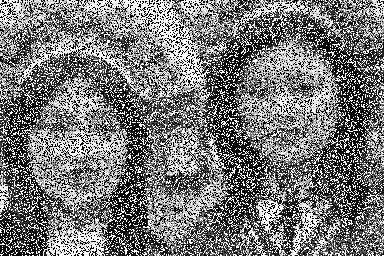
//> input picture saltnpepper.png, 384 x 256 px
$ ./3_Blur   (built with g++ and OpenCV 4)
//> lines starting //> are read from the running program, lines starting //| are printed output that depends on the picture
#include <opencv2/opencv.hpp>

using namespace cv;
using namespace std;

// [41 lines of commented-out code are left out]
int main()
{
	Mat image = imread("saltnpepper.png", 0);
//> image is the input picture: 256 rows x 384 cols, CV_8UC1; min 0, max 255, mean 120.1
	imshow("input", image);
	Mat mf1, mf2;

	medianBlur(image, mf1, 3);
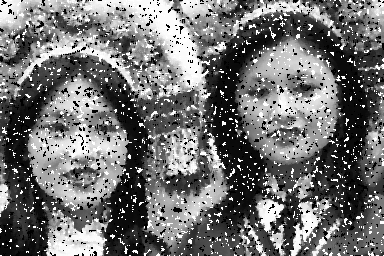
//> mf1: 256 rows x 384 cols, CV_8UC1; min 0, max 255, mean 113
	imshow("median1", mf1);

	medianBlur(image, mf2, 9);
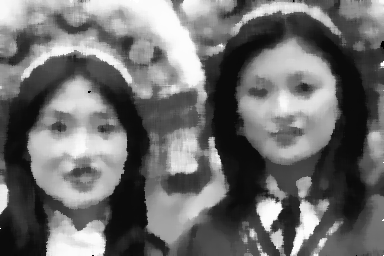
//> mf2: 256 rows x 384 cols, CV_8UC1; min 0, max 255, mean 109.7
	imshow("median2", mf2);

	waitKey(0);
	return 0;
}

$ run again, with Moon.png copied over saltnpepper.png
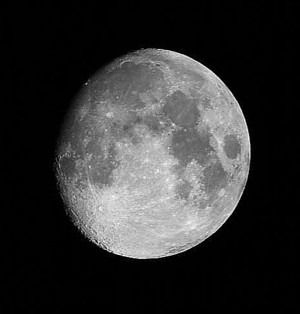
//> input picture Moon.png, 300 x 314 px
//> image is the input picture: 314 rows x 300 cols, CV_8UC1; min 0, max 251, mean 49.8
//> `medianBlur(image, mf2, 9);`:
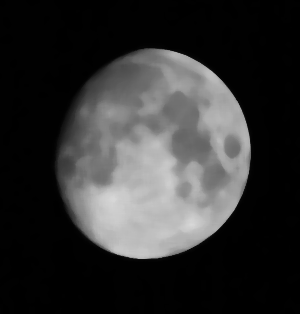
//> mf2: 314 rows x 300 cols, CV_8UC1; min 0, max 216, mean 49.3
